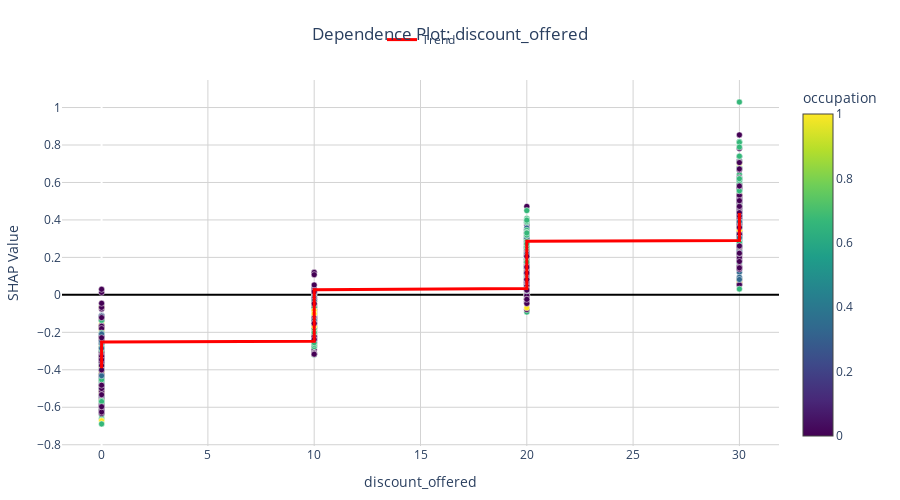

Notebook code for this chart:
### Code cell
# Control color feature explicitly
fig = interp.plot_dependence('discount_offered', interaction_feature='occupation')
fig.show()

### Figure 1 — Plotly figure (JSON) as saved in the notebook; plotly's stock layout.template omitted (floating-point values rounded to 4 significant figures; data arrays with more than 128 entries replaced by an {"elided": "..."} marker saying what was removed)
{"data": [{"hovertemplate": "<b>discount_offered</b>: %{x:.2f}<br>SHAP: %{y:.4f}<extra></extra>", "marker": {"color": {"elided": "1000 float values"}, "colorbar": {"title": {"text": "occupation"}}, "colorscale": [[0.0, "#440154"], [0.1111, "#482878"], [0.2222, "#3e4989"], [0.3333, "#31688e"], [0.4444, "#26828e"], [0.5556, "#1f9e89"], [0.6667, "#35b779"], [0.7778, "#6ece58"], [0.8889, "#b5de2b"], [1.0, "#fde725"]], "line": {"color": "white", "width": 0.5}, "showscale": true, "size": 6}, "mode": "markers", "showlegend": false, "type": "scatter", "x": {"elided": "1000 int values"}, "y": {"elided": "1000 float values"}}, {"hoverinfo": "skip", "line": {"color": "red", "width": 3}, "mode": "lines", "name": "Trend", "showlegend": true, "type": "scatter", "x": {"elided": "1000 int values"}, "y": {"elided": "1000 float values"}}], "layout": {"height": 500, "hovermode": "closest", "legend": {"orientation": "h", "x": 0.5, "xanchor": "center", "y": 1.15, "yanchor": "top"}, "margin": {"b": 50, "l": 50, "r": 50, "t": 80}, "plot_bgcolor": "white", "title": {"text": "Dependence Plot: discount_offered", "x": 0.5, "xanchor": "center"}, "xaxis": {"gridcolor": "lightgray", "gridwidth": 1, "showgrid": true, "title": {"text": "discount_offered"}}, "yaxis": {"gridcolor": "lightgray", "gridwidth": 1, "showgrid": true, "title": {"text": "SHAP Value"}, "zeroline": true, "zerolinecolor": "black", "zerolinewidth": 2}}}
